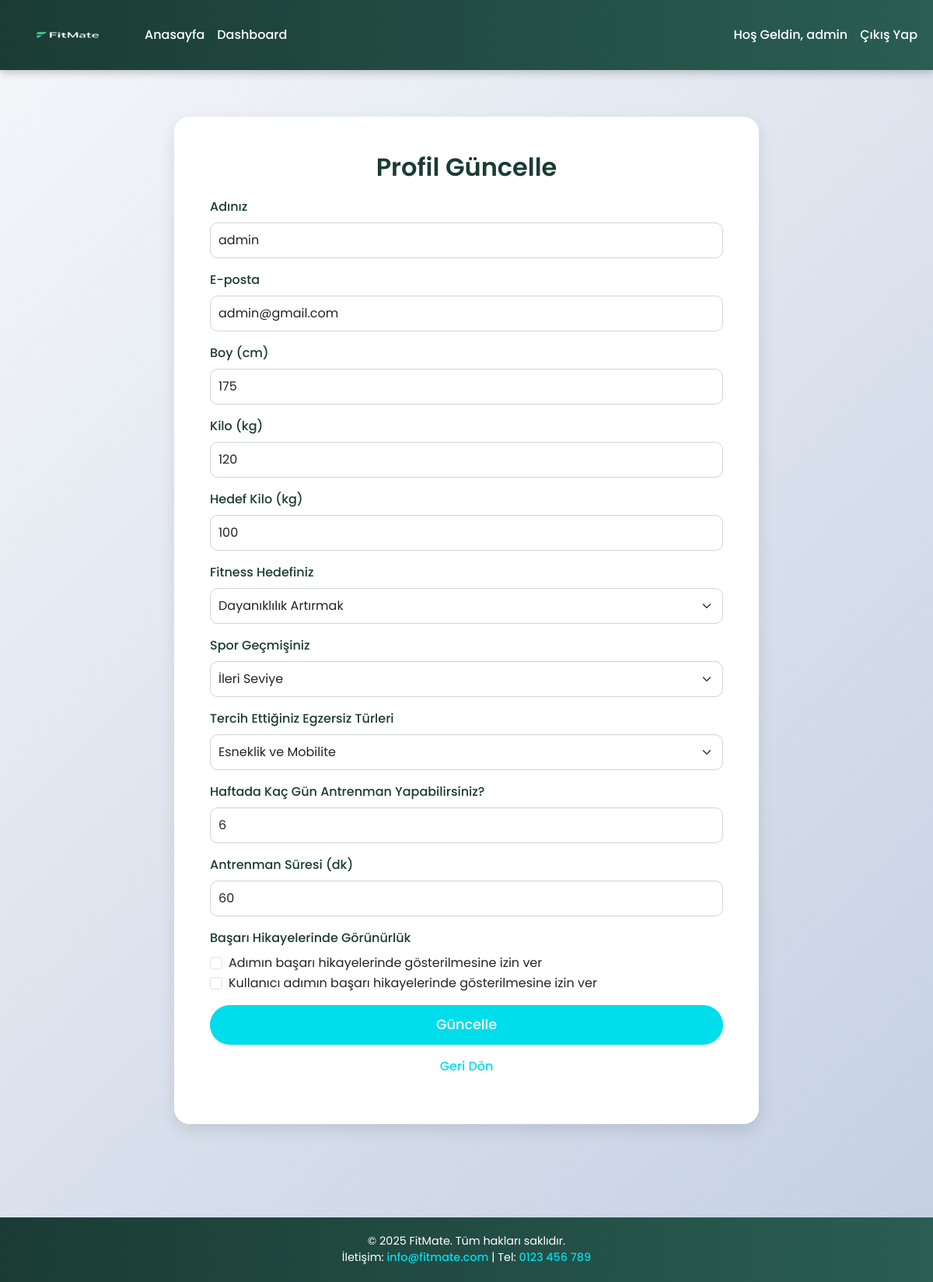
Screenshot of /update_profile.php (signed in) with the database file from the repository.
### tables this page shows
CREATE TABLE IF NOT EXISTS `users` (
  `id` int NOT NULL AUTO_INCREMENT,
  `username` varchar(50) NOT NULL,
  `password` varchar(255) NOT NULL,
  `email` varchar(100) NOT NULL,
  `height` float NOT NULL,
  `weight` float NOT NULL,
  `bmi` float DEFAULT NULL,
  `fitness_goal` varchar(50) DEFAULT NULL,
  `experience_level` varchar(50) DEFAULT NULL,
  `preferred_exercises` varchar(50) DEFAULT NULL,
  `workout_days` int DEFAULT NULL,
  `workout_duration` int DEFAULT NULL,
  `target_weight` float DEFAULT NULL,
  `target_set_date` date DEFAULT NULL,
  `target_achieved_date` date DEFAULT NULL,
  `show_name_in_success` tinyint(1) DEFAULT '0',
  `show_username_in_success` tinyint(1) DEFAULT '0',
  `name` varchar(255) DEFAULT NULL,
  `is_admin` tinyint(1) DEFAULT '0',
  PRIMARY KEY (`id`),
  UNIQUE KEY `username` (`username`),
  UNIQUE KEY `email` (`email`)
);

### update_profile.php (the view, shortened to what this page needs)
<?php
$servername = "localhost";
$username = "root";
$password = "";
$dbname = "fitness_db";
$conn = new mysqli($servername, $username, $password, $dbname);
$username = $_SESSION['username'];
$stmt = $conn->prepare("SELECT * FROM users WHERE username = ?");
$stmt->bind_param("s", $username);
$stmt->execute();
$result = $stmt->get_result();
if ($result->num_rows > 0) {
    $row = $result->fetch_assoc();
    $name = $row['name'];
    $email = $row['email'];
    $height = $row['height'];
    $weight = $row['weight'];
    $fitness_goal = $row['fitness_goal'];
    $experience_level = $row['experience_level'];
    $preferred_exercises = $row['preferred_exercises'];
    $workout_days = $row['workout_days'];
    $workout_duration = $row['workout_duration'];
    $target_weight = $row['target_weight'];
    $show_name_in_success = $row['show_name_in_success'];
    $show_username_in_success = $row['show_username_in_success'];
} else {
    echo "Kullanıcı bulunamadı!";
    exit();
}
?>
<!DOCTYPE html>
<html lang="tr">
<head>
    <link href="https://cdn.jsdelivr.net/npm/bootstrap@5.3.0/dist/css/bootstrap.min.css" rel="stylesheet">
    <link href="https://unpkg.com/aos@2.3.1/dist/aos.css" rel="stylesheet">
    <link rel="stylesheet" href="https://cdnjs.cloudflare.com/ajax/libs/font-awesome/6.4.0/css/all.min.css">
</head>
<body>
    <nav class="navbar navbar-expand-lg navbar-dark">
        <div class="container-fluid">
            <a class="navbar-brand" href="index.php">
                <img src="images/logo2.png" alt="Fitness App Logo" class="navbar-logo">
            </a>
            <div class="collapse navbar-collapse" id="navbarNav">
                <ul class="navbar-nav me-auto">
                    <li class="nav-item">
                        <a class="nav-link" href="index.php">Anasayfa</a>
                    </li>
                    <li class="nav-item">
                        <a class="nav-link" href="dashboard.php">Dashboard</a>
                    </li>
                </ul>
                <ul class="navbar-nav">
                    <?php if (isset($_SESSION['username'])): ?>
                        <li class="nav-item">
                            <a class="nav-link" href="dashboard.php">Hoş Geldin, <?php echo $_SESSION['username']; ?></a>
                        </li>
                        <li class="nav-item">
                            <a class="nav-link" href="logout.php">Çıkış Yap</a>
                        </li>
                    <?php endif; ?>
                </ul>
            </div>
        </div>
    </nav>
    <div class="content">
        <div class="container update-section">
            <div class="row justify-content-center">
                <div class="col-md-8">
                    <div class="card update-card" data-aos="fade-up" data-aos-duration="1000">
                        <div class="card-body">
                            <h2 class="text-center">Profil Güncelle</h2>
                            <form action="update_profile.php" method="POST">
                                <div class="mb-3">
                                    <label for="name" class="form-label">Adınız</label>
                                    <input type="text" class="form-control" id="name" name="name" value="<?php echo htmlspecialchars($name ?? ''); ?>" placeholder="Adınızı girin (isteğe bağlı)">
                                </div>
                                <div class="mb-3">
                                    <label for="email" class="form-label">E-posta</label>
                                    <input type="email" class="form-control" id="email" name="email" value="<?php echo htmlspecialchars($email); ?>" required>
                                </div>
                                <div class="mb-3">
                                    <label for="height" class="form-label">Boy (cm)</label>
                                    <input type="number" class="form-control" id="height" name="height" step="0.1" value="<?php echo htmlspecialchars($height); ?>" required>
                                </div>
                                <div class="mb-3">
                                    <label for="weight" class="form-label">Kilo (kg)</label>
                                    <input type="number" class="form-control" id="weight" name="weight" step="0.1" value="<?php echo htmlspecialchars($weight); ?>" required>
                                </div>
                                <div class="mb-3">
                                    <label for="target_weight" class="form-label">Hedef Kilo (kg)</label>
                                    <input type="number" class="form-control" id="target_weight" name="target_weight" step="0.1" value="<?php echo htmlspecialchars($target_weight ? $target_weight : ''); ?>" placeholder="Hedef kilonuzu girin (isteğe bağlı)">
                                </div>
                                <div class="mb-3">
                                    <label for="fitness_goal" class="form-label">Fitness Hedefiniz</label>
                                    <select class="form-select" id="fitness_goal" name="fitness_goal" required>
                                        <option value="endurance" <?php if ($fitness_goal == "endurance") echo "selected"; ?>>Dayanıklılık Artırmak</option>
                                    </select>
                                </div>
                                <div class="mb-3">
                                    <label for="experience_level" class="form-label">Spor Geçmişiniz</label>
                                    <select class="form-select" id="experience_level" name="experience_level" required>
                                        <option value="advanced" <?php if ($experience_level == "advanced") echo "selected"; ?>>İleri Seviye</option>
                                    </select>
                                </div>
                                <div class="mb-3">
                                    <label for="preferred_exercises" class="form-label">Tercih Ettiğiniz Egzersiz Türleri</label>
                                    <select class="form-select" id="preferred_exercises" name="preferred_exercises" required>
                                        <option value="flexibility" <?php if ($preferred_exercises == "flexibility") echo "selected"; ?>>Esneklik ve Mobilite</option>
                                    </select>
                                </div>
                                <div class="mb-3">
                                    <label for="workout_days" class="form-label">Haftada Kaç Gün Antrenman Yapabilirsiniz?</label>
                                    <input type="number" class="form-control" id="workout_days" name="workout_days" min="1" max="7" value="<?php echo htmlspecialchars($workout_days); ?>" required>
                                </div>
                                <div class="mb-3">
                                    <label for="workout_duration" class="form-label">Antrenman Süresi (dk)</label>
                                    <input type="number" class="form-control" id="workout_duration" name="workout_duration" min="30" max="120" value="<?php echo htmlspecialchars($workout_duration); ?>" required>
                                </div>
                                <div class="mb-3">
                                    <label class="form-label">Başarı Hikayelerinde Görünürlük</label>
                                    <div class="form-check">
                                        <input class="form-check-input" type="checkbox" id="show_name_in_success" name="show_name_in_success" <?php if ($show_name_in_success) echo "checked"; ?>>
                                        <label class="form-check-label" for="show_name_in_success">
                                            Adımın başarı hikayelerinde gösterilmesine izin ver
                                        </label>
                                    </div>
                                    <div class="form-check">
                                        <input class="form-check-input" type="checkbox" id="show_username_in_success" name="show_username_in_success" <?php if ($show_username_in_success) echo "checked"; ?>>
                                        <label class="form-check-label" for="show_username_in_success">
                                            Kullanıcı adımın başarı hikayelerinde gösterilmesine izin ver
                                        </label>
                                    </div>
                                </div>
                                <button type="submit" class="btn btn-success w-100">Güncelle</button>
                            </form>
                            <p class="mt-3 text-center"><a href="dashboard.php">Geri Dön</a></p>
                        </div>
                    </div>
                </div>
            </div>
        </div>
    </div>
    <footer class="text-center">
        <div class="container">
            <p class="mb-0">© 2025 FitMate. Tüm hakları saklıdır.</p>
            <p class="mb-0">İletişim: <a href="mailto:info@fitmate.com">info@fitmate.com</a> | Tel: <a href="tel:0123456789">0123 456 789</a></p>
        </div>
    </footer>
</body>
</html>

### update_profile.php (style rules this page uses)
html, body { margin: 0; font-family: 'Poppins', sans-serif; background: linear-gradient(135deg, #f5f7fa 0%, #c3cfe2 100%); min-height: 100vh; }
body { display: flex; flex-direction: column; }
.content { flex: 1 0 auto; padding-bottom: 60px; }
footer { flex-shrink: 0; width: 100%; }
.navbar { background: linear-gradient(90deg, #1a3c34 0%, #2a5d53 100%); box-shadow: 0 4px 10px rgba(0, 0, 0, 0.2); padding: 10px 0; position: sticky; top: 0; z-index: 1000; }
.navbar-logo { height: 60px; width: auto; max-width: 250px; transition: transform 0.3s ease; }
.navbar-brand { padding: 5px 15px; display: flex; align-items: center; }
.nav-link { color: #fff !important; font-weight: 500; transition: color 0.3s ease; }
.update-section { padding: 60px 0; }
.update-card { border: none; border-radius: 20px; box-shadow: 0 8px 20px rgba(0, 0, 0, 0.1); background: #fff; padding: 30px; }
.update-card h2 { font-size: 2rem; font-weight: 600; color: #1a3c34; margin-bottom: 20px; }
.form-label { font-weight: 500; color: #1a3c34; }
.form-control, .form-select { border-radius: 10px; border: 1px solid #ced4da; padding: 10px; transition: border-color 0.3s ease, box-shadow 0.3s ease; }
.btn-success { background: #00ddeb; border: none; padding: 12px 30px; font-size: 1.1rem; font-weight: 500; border-radius: 50px; transition: transform 0.3s ease, background 0.3s ease; }
.text-center a { color: #00ddeb; text-decoration: none; font-weight: 500; }
footer { background: linear-gradient(90deg, #1a3c34 0%, #2a5d53 100%); color: white; padding: 20px 0; font-size: 0.9rem; }
footer a { color: #00ddeb; text-decoration: none; }

### rows the page displays
users: name "admin", email "admin@gmail.com", height "175", weight "120", target_weight "100", fitness_goal "Dayanıklılık Artırmak", experience_level "İleri Seviye", preferred_exercises "Esneklik ve Mobilite", workout_days "6", workout_duration "60"

### other values shown
$_SESSION['username'] "admin"
